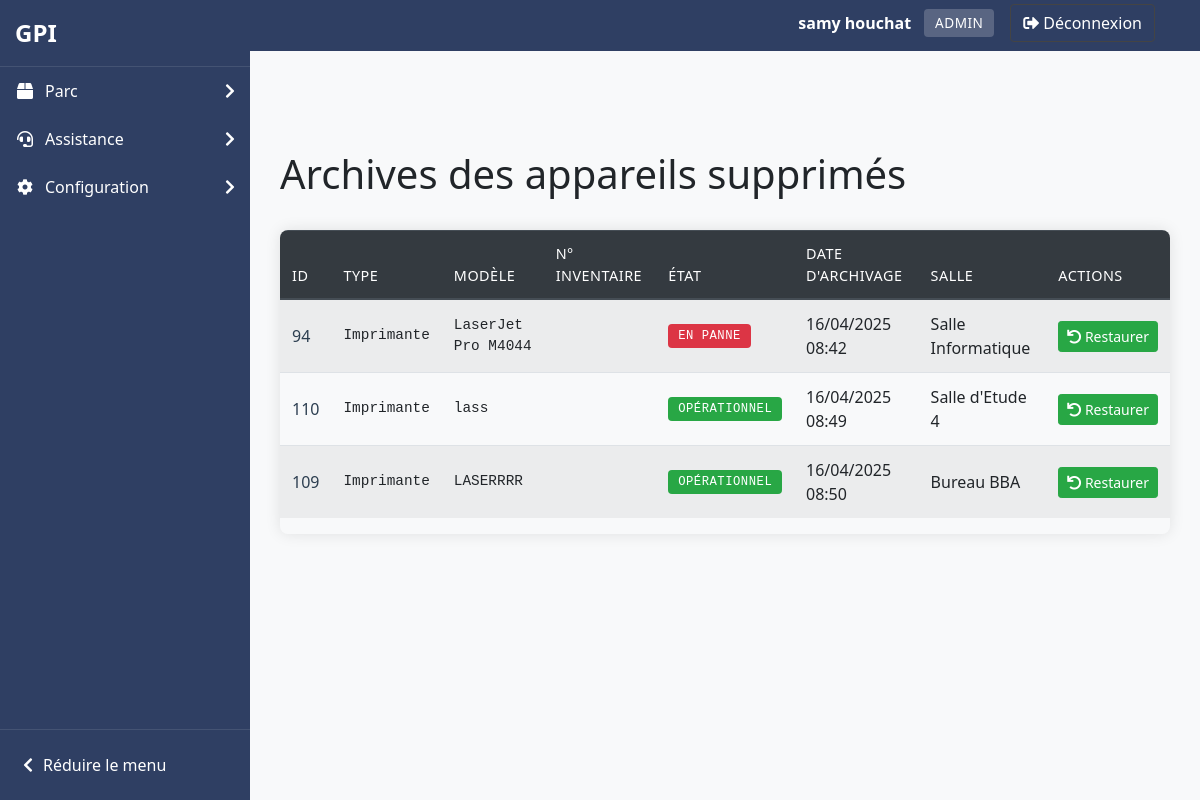
The page /pages/archives/archives_appareil.php (signed in) on the database as committed earlier.
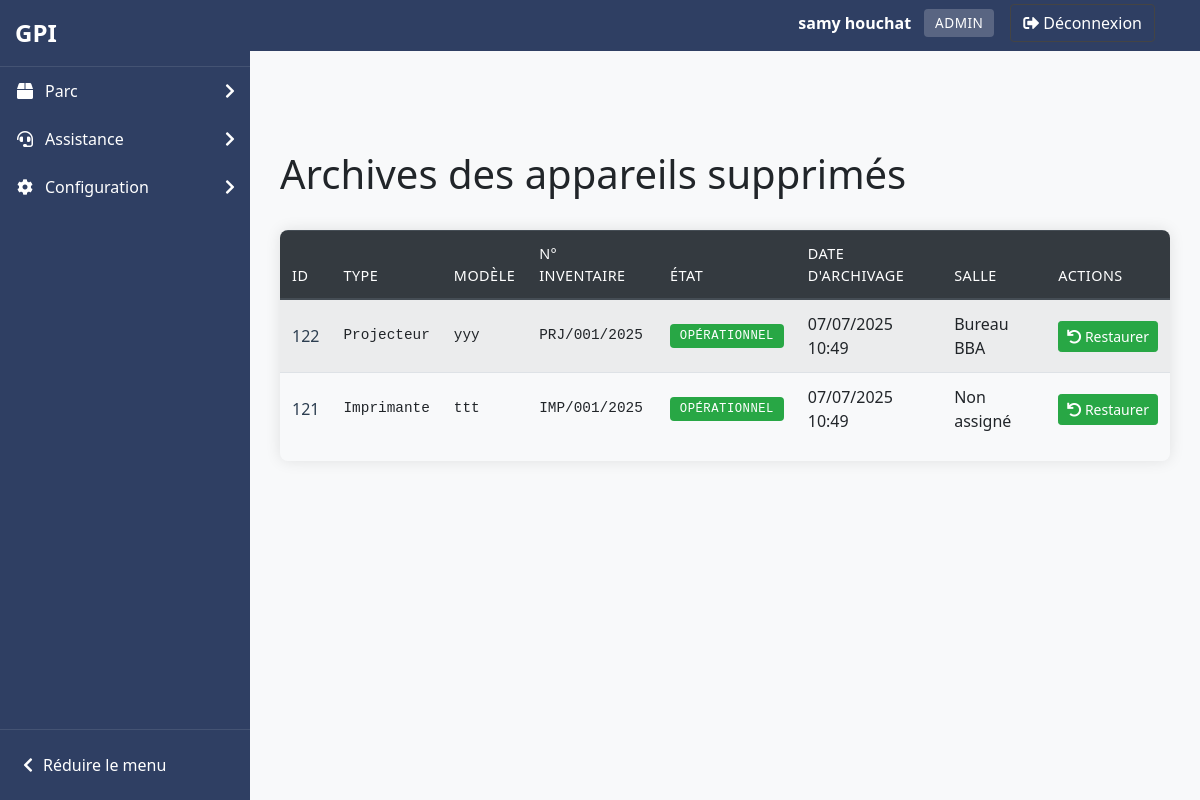
The same page on the database as committed later.
### tables this page shows
CREATE TABLE IF NOT EXISTS `users` (
  `id_user` int NOT NULL AUTO_INCREMENT,
  `prenom` varchar(100) NOT NULL,
  `nom` varchar(100) NOT NULL,
  `email` varchar(255) NOT NULL,
  `password` varchar(255) NOT NULL,
  `id_role` int NOT NULL,
  `date_created` timestamp NULL DEFAULT CURRENT_TIMESTAMP,
  `code_utilisateur` varchar(6) DEFAULT NULL,
  PRIMARY KEY (`id_user`),
  UNIQUE KEY `email` (`email`),
  UNIQUE KEY `code_utilisateur` (`code_utilisateur`),
  KEY `fk_users_role` (`id_role`),
  KEY `idx_code_utilisateur` (`code_utilisateur`)
);

CREATE TABLE IF NOT EXISTS `roles` (
  `id_role` int NOT NULL AUTO_INCREMENT,
  `role_name` varchar(50) NOT NULL,
  PRIMARY KEY (`id_role`),
  UNIQUE KEY `role_name` (`role_name`)
);

CREATE TABLE IF NOT EXISTS `archives_appareils` (
  `id_archive` int NOT NULL AUTO_INCREMENT,
  `id_appareil` int NOT NULL,
  `type` varchar(20) NOT NULL,
  `modele` varchar(100) NOT NULL,
  `numero_inventaire` varchar(50) NOT NULL,
  `etat` varchar(20) NOT NULL,
  `id_marque` int NOT NULL,
  `nom_marque` varchar(50) DEFAULT NULL,
  `id_salle` int UNSIGNED DEFAULT NULL,
  `nom_salle` varchar(50) DEFAULT NULL,
  `date_ajout` timestamp NULL DEFAULT NULL,
  `date_archive` timestamp NULL DEFAULT CURRENT_TIMESTAMP,
  PRIMARY KEY (`id_archive`),
  KEY `numero_inventaire` (`numero_inventaire`)
);

CREATE TABLE IF NOT EXISTS `salles` (
  `id_salle` int UNSIGNED NOT NULL AUTO_INCREMENT,
  `nom_salle` varchar(50) NOT NULL,
  `etage` enum('2','3') NOT NULL,
  `groupe` enum('Administratif','Etude','Cisco') NOT NULL,
  PRIMARY KEY (`id_salle`),
  UNIQUE KEY `unique_salle_etage` (`nom_salle`,`etage`)
);

### pages/archives/archives_appareil.php (the view, shortened to what this page needs)
<?php
require_once '../../includes/functions.php';
afficherHeader('Archives des appareils', 2);
try {
    $pdo = connectDB();
    $sql = "SELECT aa.*,
                   m.nom_marque,
                   s.nom_salle
            FROM archives_appareils aa
            LEFT JOIN marque m ON aa.id_marque = m.id_marque
            LEFT JOIN salles s ON aa.id_salle = s.id_salle";
    $stmt = $pdo->query($sql);
    $archives = $stmt->fetchAll();
    echo '<div class="d-flex justify-content-between align-items-center mb-4">';
    echo '<h1>Archives des appareils supprimés</h1>';
    echo '</div>';
    if (empty($archives)) {
        echo '<div class="alert alert-info">Aucun appareil archivé.</div>';
    } else {
        echo '<div class="table-responsive">';
        echo '<table class="table table-striped">';
        echo '<thead class="thead-dark">';
        echo '<tr>';
        echo '<th>ID</th>';
        echo '<th>Type</th>';
        echo '<th>Modèle</th>';
        echo '<th>N° Inventaire</th>';
        echo '<th>État</th>';
        echo '<th>Date d\'archivage</th>';
        echo '<th>Salle</th>';
        echo '<th>Actions</th>';
        echo '</tr>';
        echo '</thead>';
        echo '<tbody>';
        foreach ($archives as $archive) {
            echo '<tr>';
            echo '<td>' . htmlspecialchars($archive['id_appareil']) . '</td>';
            echo '<td>' . htmlspecialchars($archive['type']) . '</td>';
            echo '<td>' . htmlspecialchars($archive['modele']) . '</td>';
            echo '<td>' . htmlspecialchars($archive['numero_inventaire']) . '</td>';
            echo '<td>';
            if ($archive['etat'] === 'Operationnel') {
                echo '<span class="badge badge-success">Opérationnel</span>';
            } else {
                echo '<span class="badge badge-danger">En panne</span>';
            }
            echo '</td>';
            echo '<td>' . date('d/m/Y H:i', strtotime($archive['date_archive'])) . '</td>';
            echo '<td>' . htmlspecialchars($archive['nom_salle'] ?? 'Non assigné') . '</td>';
            echo '<td>';
            echo '<form method="post" class="d-inline">';
            echo '<button type="submit" name="restaurer" class="btn btn-success btn-sm restore-btn">';
            echo '<i class="fas fa-undo"></i> Restaurer</button>';
            echo '</form>';
            echo '</td>';
            echo '</tr>';
        }
        echo '</tbody>';
        echo '</table>';
        echo '</div>';
    }
} catch (Exception $e) {
    echo '<div class="alert alert-danger">Une erreur est survenue : ' . htmlspecialchars($e->getMessage()) . '</div>';
}
afficherFooter();
?>

### includes/functions.php (shortened to what this page needs)
<?php
function connectDB() {
    $host = 'localhost';
    $db   = 'gpii';
    $user = 'root';
    $pass = '';
    $charset = 'utf8mb4';
    $dsn = "mysql:host=$host;dbname=$db;charset=$charset";
    $options = [
        PDO::ATTR_ERRMODE => PDO::ERRMODE_EXCEPTION,
        PDO::ATTR_DEFAULT_FETCH_MODE => PDO::FETCH_ASSOC
    ];
    return new PDO($dsn, $user, $pass, $options);
}
function afficherHeader($titre, $niveau = 1, $afficher_sidebar = true) {
    $prefix = str_repeat('../', $niveau);
    echo '<!DOCTYPE html>';
    echo '<html lang="fr">';
    echo '<head>';
    echo '<link rel="stylesheet" href="' . $prefix . 'assets/css/bootstrap.css">';
    echo '<link rel="stylesheet" href="' . $prefix . 'assets/css/custom.css">';
    echo '<link rel="stylesheet" href="https://cdnjs.cloudflare.com/ajax/libs/font-awesome/5.15.3/css/all.min.css">';
    echo '</head>';
    echo '<body>';
    if ($afficher_sidebar) {
        echo '<div class="sidebar-glpi">';
        echo '<div class="sidebar-header">';
        echo '<a href="' . $prefix . 'index.php" class="logo-container">';
        echo '<span class="logo-text">GPI</span>';
        echo '</a>';
        echo '</div>';
        echo '<nav class="sidebar-nav">';
        echo '<ul class="sidebar-menu">';
        if (isset($_SESSION['user_role']) && ($_SESSION['user_role'] == 1 || $_SESSION['user_role'] == 2)) {
            echo '<li class="sidebar-item">';
            echo '<a href="#" class="sidebar-link">';
            echo '<i class="fas fa-box sidebar-icon"></i>';
            echo '<span>Parc</span>';
            echo '<i class="fas fa-chevron-right sidebar-arrow"></i>';
            echo '</a>';
            echo '</li>';
        }
        echo '<li class="sidebar-item">';
        echo '<a href="#" class="sidebar-link">';
        echo '<i class="fas fa-headset sidebar-icon"></i>';
        echo '<span>Assistance</span>';
        echo '<i class="fas fa-chevron-right sidebar-arrow"></i>';
        echo '</a>';
        echo '</li>';
        if (isset($_SESSION['user_role']) && $_SESSION['user_role'] == 1) {
            echo '<li class="sidebar-item">';
            echo '<a href="#" class="sidebar-link">';
            echo '<i class="fas fa-cog sidebar-icon"></i>';
            echo '<span>Configuration</span>';
            echo '<i class="fas fa-chevron-right sidebar-arrow"></i>';
            echo '</a>';
            echo '</li>';
        }
        echo '</ul>';
        echo '</nav>';
        echo '<div class="sidebar-footer">';
        echo '<button class="btn-collapse" id="collapseMenu">';
        echo '<i class="fas fa-chevron-left"></i>';
        echo '<span>Réduire le menu</span>';
        echo '</button>';
        echo '</div>';
        echo '</div>';
    }
    echo '<nav class="navbar navbar-expand-lg navbar-dark bg-primary mb-4" style="position: relative;">';
    echo '<div class="container d-flex justify-content-between align-items-center">';
    echo '<a class="navbar-brand" href="' . $prefix . 'index.php">GPI</a>';
    echo '<div class="d-flex align-items-center">';
    if (isset($_SESSION['user_id'])) {
        $pdo = connectDB();
        $stmt = $pdo->prepare("SELECT u.nom, u.prenom, r.role_name FROM users u JOIN roles r ON u.id_role = r.id_role WHERE u.id_user = ?");
        $stmt->execute([$_SESSION['user_id']]);
        $user = $stmt->fetch();
        echo '<div class="navbar-user-info mr-3">';
        echo '<span class="user-name text-white mr-2">' . htmlspecialchars($user['prenom'] . ' ' . $user['nom']) . '</span>';
        echo '<span class="user-role badge badge-light">' . htmlspecialchars($user['role_name']) . '</span>';
        echo '</div>';
        echo '<a href="' . $prefix . 'includes/logout.php" class="btn btn-outline-light"><i class="fas fa-sign-out-alt mr-1"></i>Déconnexion</a>';
    } else {
        echo '<a href="' . $prefix . 'index.php" class="btn btn-outline-light"><i class="fas fa-sign-in-alt mr-1"></i>Connexion</a>';
    }
    echo '</div>';
    echo '</div>';
    echo '</nav>';
    if ($afficher_sidebar) {
        echo '<div class="container" style="margin-top: 20px;">';
    } else {
        echo '<div class="container-fluid" style="margin-top: 20px;">';
    }
}
function afficherFooter() {
    echo '</div>';
    echo '</body>';
    echo '</html>';
}
        ?>

### assets/css/custom.css (style rules this page uses)
body { margin: 0; padding: 0; font-family: Arial, sans-serif; overflow-x: hidden; transition: all 0.3s ease; }
body .container { width: calc(100% - 30px); max-width: 1140px; margin-top: 70px; margin-left: auto; margin-right: auto; transition: all 0.3s ease; }
body:not(.sidebar-collapsed) { padding-left: 250px; }
.user-name { color: #fff; }
.user-role { background-color: rgba(255, 255, 255, 0.2); color: #fff; }
.btn-outline-light { border-color: #444; color: #fff; }
.navbar-brand { color: #fff !important; font-weight: bold; }
.navbar-user-info { display: flex; align-items: center; }
.sidebar-glpi { width: 250px; background-color: #2f3f63; color: white; height: 100vh; position: fixed; left: 0; top: 0; z-index: 1000; transition: all 0.3s ease; display: flex; flex-direction: column; }
.sidebar-header { padding: 15px; border-bottom: 1px solid rgba(255, 255, 255, 0.1); }
.logo-container { display: flex; align-items: center; text-decoration: none; color: white; }
.logo-text { font-size: 24px; font-weight: bold; color: white; }
.sidebar-nav { flex: 1; overflow-y: auto; padding-bottom: 20px; }
.sidebar-menu { list-style: none; padding: 0; margin: 0; }
.sidebar-item { position: relative; }
.sidebar-link { display: flex; align-items: center; padding: 12px 15px; color: white; text-decoration: none; transition: all 0.3s ease; }
.sidebar-icon { width: 20px; margin-right: 10px; text-align: center; }
.sidebar-arrow { margin-left: auto; transition: transform 0.3s ease; }
.sidebar-footer { padding: 15px; border-top: 1px solid rgba(255, 255, 255, 0.1); }
.btn-collapse { display: flex; align-items: center; background: none; border: none; color: white; cursor: pointer; padding: 8px; width: 100%; text-align: left; }
.btn-collapse i { margin-right: 10px; }
.badge { font-weight: 500; padding: 0.4em 0.6em; border-radius: 4px; }
body { font-family: 'Segoe UI', Tahoma, Geneva, Verdana, sans-serif; background-color: #f8f9fa; }
.restore-btn { transition: all 0.3s ease; position: relative; overflow: hidden; }
.restore-btn::after { content: ''; position: absolute; top: 50%; left: 50%; width: 5px; height: 5px; background: rgba(255, 255, 255, 0.5); opacity: 0; border-radius: 100%; transform: scale(1, 1) translate(-50%); transform-origin: 50% 50%; }
.table-responsive { box-shadow: 0 0 15px rgba(0, 0, 0, 0.1); border-radius: 8px; overflow: hidden; }
.table thead th { background-color: #343a40; color: white; border-bottom: 2px solid #454d55; }
.table td { vertical-align: middle; }
td:nth-child(2), td:nth-child(3), td:nth-child(4), td:nth-child(5) { font-family: 'Consolas', monospace; font-size: 0.9em; }
.badge { padding: 0.5em 0.8em; font-size: 0.85em; font-weight: 500; text-transform: uppercase; letter-spacing: 0.5px; }
.restore-btn { transition: all 0.3s ease; white-space: nowrap; }
.table-responsive { margin-top: 1rem; border-radius: 8px; box-shadow: 0 0 15px rgba(0,0,0,0.1); }
.table thead th { background-color: #343a40; color: white; font-weight: 500; text-transform: uppercase; font-size: 0.9em; letter-spacing: 0.5px; }
.table tbody tr { transition: background-color 0.2s ease; }
td:first-child { font-weight: 500; color: #2c3e50; }
.navbar { right: 250px; margin-right: -251px; }
.bg-primary { background-color: #2f3f63 !important; }

Rows that differ between the two databases and show on the page:
removed archives_appareils: id_appareil "94", type "Imprimante", modele "LaserJet Pro M4044", etat "EN PANNE", date_archive "16/04/2025 08:42", id_salle.nom_salle "Salle Informatique"
removed archives_appareils: id_appareil "110", type "Imprimante", modele "lass", etat "OPÉRATIONNEL", date_archive "16/04/2025 08:49", id_salle.nom_salle "Salle d'Etude 4"
removed archives_appareils: id_appareil "109", type "Imprimante", modele "LASERRRR", etat "OPÉRATIONNEL", date_archive "16/04/2025 08:50", id_salle.nom_salle "Bureau BBA"
added archives_appareils: id_appareil "122", type "Projecteur", modele "yyy", numero_inventaire "PRJ/001/2025", etat "OPÉRATIONNEL", date_archive "07/07/2025 10:49", id_salle.nom_salle "Bureau BBA"
added archives_appareils: id_appareil "121", type "Imprimante", modele "ttt", numero_inventaire "IMP/001/2025", etat "OPÉRATIONNEL", date_archive "07/07/2025 10:49", nom_salle "Non assigné"
